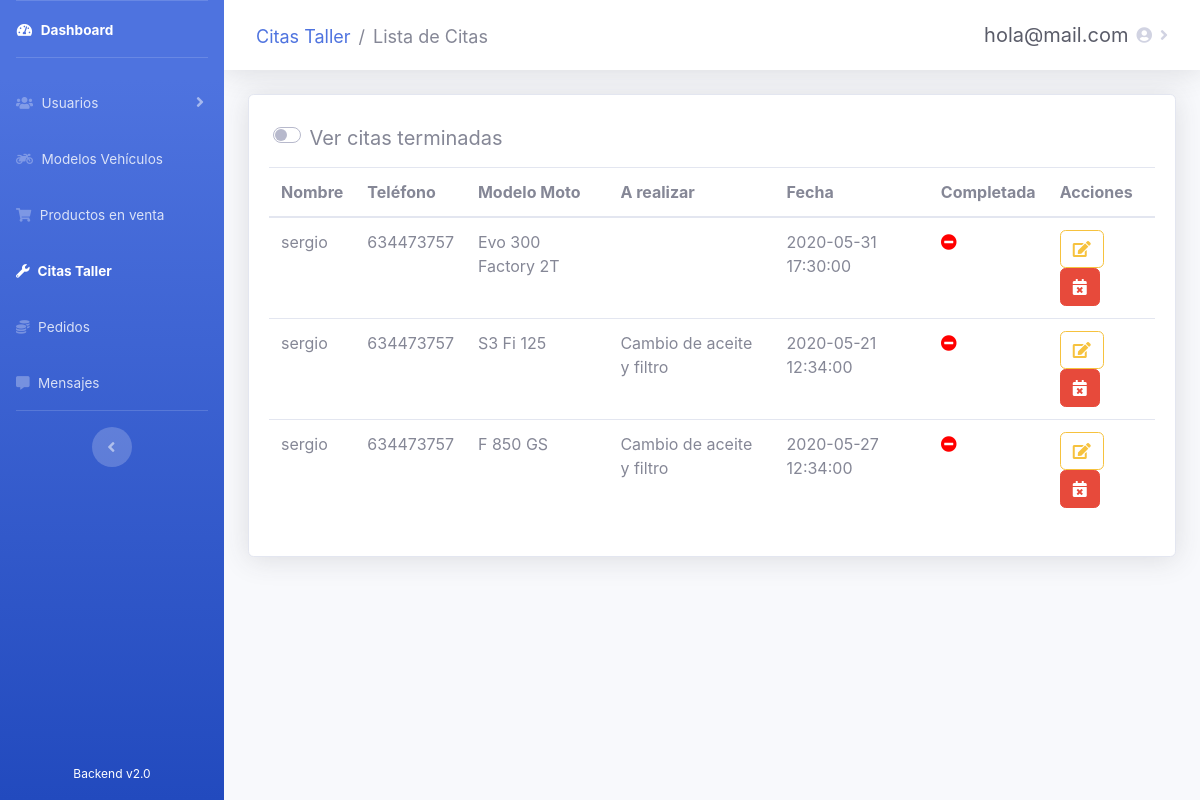
Before: /admin/tasks/citas.php (signed in) with the older database file.
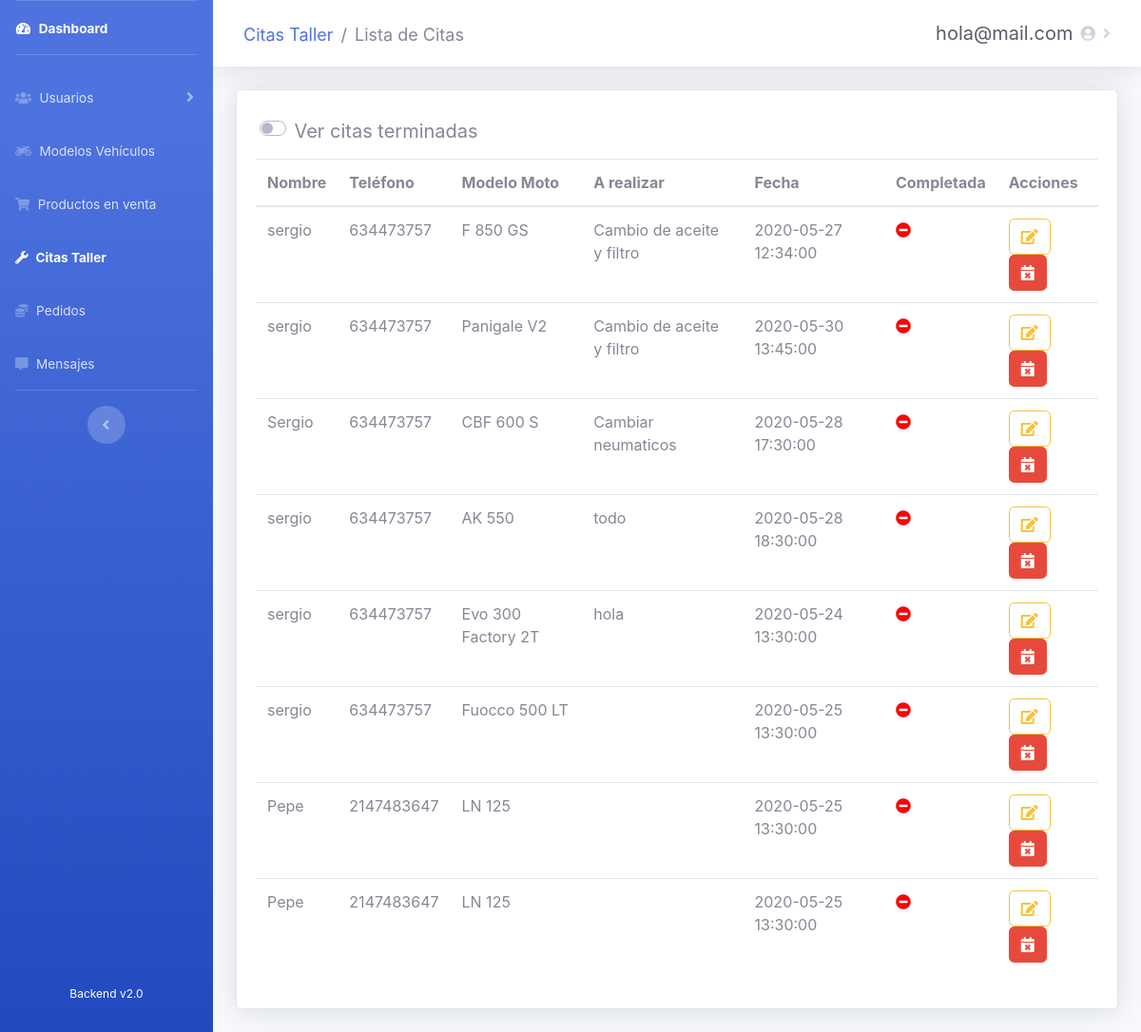
After: the same page with the newer database file.
### tables this page shows
CREATE TABLE `citas` (
  `id` int(10) NOT NULL,
  `id_usuario` int(10) DEFAULT NULL,
  `id_moto` int(10) NOT NULL,
  `fecha` datetime NOT NULL,
  `comentarios` varchar(250) DEFAULT NULL,
  `nombre` varchar(30) DEFAULT NULL,
  `email` varchar(20) DEFAULT NULL,
  `telefono` int(15) DEFAULT NULL,
  `completada` tinyint(1) NOT NULL DEFAULT 0
);

CREATE TABLE `moto_models` (
  `id` int(10) NOT NULL,
  `nombre` varchar(60) NOT NULL,
  `fabricante` int(10) NOT NULL,
  `is_active` tinyint(1) DEFAULT 1
);

### admin/tasks/citas.php (the view, shortened to what the changed rows need)
<?php
require_once('../recursos/conexionBD.php');
?>
<!DOCTYPE html>
<html lang="es">
<head>
  <link rel="stylesheet" href="https://use.fontawesome.com/releases/v5.11.2/css/all.css">
  <link href="../../css/sidebar-admin.css" rel="stylesheet">
  <link rel="stylesheet" type="text/css" href="https://cdn.datatables.net/v/bs4/dt-1.10.21/b-1.6.2/r-2.2.4/datatables.min.css" />
</head>
<body id="page-top">
  <div id="wrapper">
    <div id="content-wrapper" class="d-flex flex-column">
      <div id="content" style="max-height: 100%">
        <div class="container-fluid">
          <div class="card shadow mb-4">
            <div class="card-body">
              <div class="table-responsive" id="citasPendientes">
                <table class="table citas" cellspacing="0">
                  <thead>
                    <tr>
                      <th>Nombre</th>
                      <th>Teléfono</th>
                      <th>Modelo Moto</th>
                      <th>A realizar</th>
                      <th>Fecha</th>
                      <th>Completada</th>
                      <th>Acciones</th>
                    </tr>
                  </thead>
                  <tbody>
                    <?php
                    $consulta = "SELECT * FROM citas WHERE completada = 0";
                    $result = mysqli_query($conexion, $consulta);
                    while ($fila = mysqli_fetch_array($result)) { ?>
                      <tr>
                        <td><?php echo $fila["nombre"]; ?></td>
                        <td><?php echo $fila["telefono"]; ?></td>
                        <td><?php $consulta2 = "SELECT moto_models.nombre FROM citas
                                                  INNER JOIN motos ON citas.id_moto = motos.id_moto
                                                  INNER JOIN moto_models on motos.modelo = moto_models.id WHERE citas.id = $fila[id]";
                            $result2 = mysqli_query($conexion, $consulta2);
                            while ($fila2 = mysqli_fetch_array($result2)) {
                              echo $fila2["nombre"];
                            }
                            ?></td>
                        <td><?php echo $fila["comentarios"]; ?></td>
                        <td><?php echo $fila["fecha"]; ?></td>
                        <td><?php
                            if ($fila['completada'] == 1) {
                              echo "<span class='fas fa-check-circle' style='color:green'></span>";
                            } else {
                              echo "<span class='fas fa-minus-circle' style='color:red'></span>";
                            }
                            ?>
                        </td>
                        <td>
                          <a class="btn btn-outline-warning noFocus" href="#" title="Cambiar estado de cita" onclick="cambiarEstadoCita('<?php echo $fila["id"]; ?>');"><i class='fas fa-edit'></i></a>
                          <a class="btn btn-danger noFocus" title="Borrar Cita" style="cursor: pointer;" onclick="borrarCita('<?php echo $fila["id"]; ?>');"><i class="fas fa-calendar-times" style="color: white"></i></a>
                        </td>
                      </tr>
                    <?php }; ?>
                  </tbody>
                </table>
              </div>
            </div>
          </div>
        </div>
      </div>
    </div>
  </div>
</body>
</html>

Changed rows visible on the page:
no longer on this page (row edited): citas: nombre "sergio", telefono "634473757", fecha "2020-05-31 17:30:00", completada 0 (drawn), moto_models (nombre "Evo 300 Factory 2T")
removed citas: nombre "sergio", telefono "634473757", comentarios "Cambio de aceite y filtro", fecha "2020-05-21 12:34:00", completada 0 (drawn)
no longer on this page (row unchanged): moto_models: nombre "S3 Fi 125", shown under "sergio"
now on this page (row edited): citas: nombre "sergio", telefono "634473757", comentarios "Cambio de aceite y filtro", fecha "2020-05-30 13:45:00", completada 0 (drawn)
now on this page (row unchanged): moto_models: nombre "Panigale V2", shown under "sergio"
added citas: nombre "Sergio", telefono "634473757", comentarios "Cambiar neumaticos", fecha "2020-05-28 17:30:00", completada 0 (drawn)
now on this page (row unchanged): moto_models: nombre "CBF 600 S", shown under "Sergio"
added citas: nombre "sergio", telefono "634473757", comentarios "todo", fecha "2020-05-28 18:30:00", completada 0 (drawn)
now on this page (row unchanged): moto_models: nombre "AK 550", shown under "sergio"
added citas: nombre "sergio", telefono "634473757", comentarios "hola", fecha "2020-05-24 13:30:00", completada 0 (drawn), moto_models (nombre "Evo 300 Factory 2T")
added citas: nombre "sergio", telefono "634473757", fecha "2020-05-25 13:30:00", completada 0 (drawn)
now on this page (row unchanged): moto_models: nombre "Fuocco 500 LT", shown under "sergio"
added citas: nombre "Pepe", telefono "2147483647", fecha "2020-05-25 13:30:00", completada 0 (drawn)
now on this page (row unchanged): moto_models: nombre "LN 125"
added citas: nombre "Pepe", telefono "2147483647", fecha "2020-05-25 13:30:00", completada 0 (drawn)
